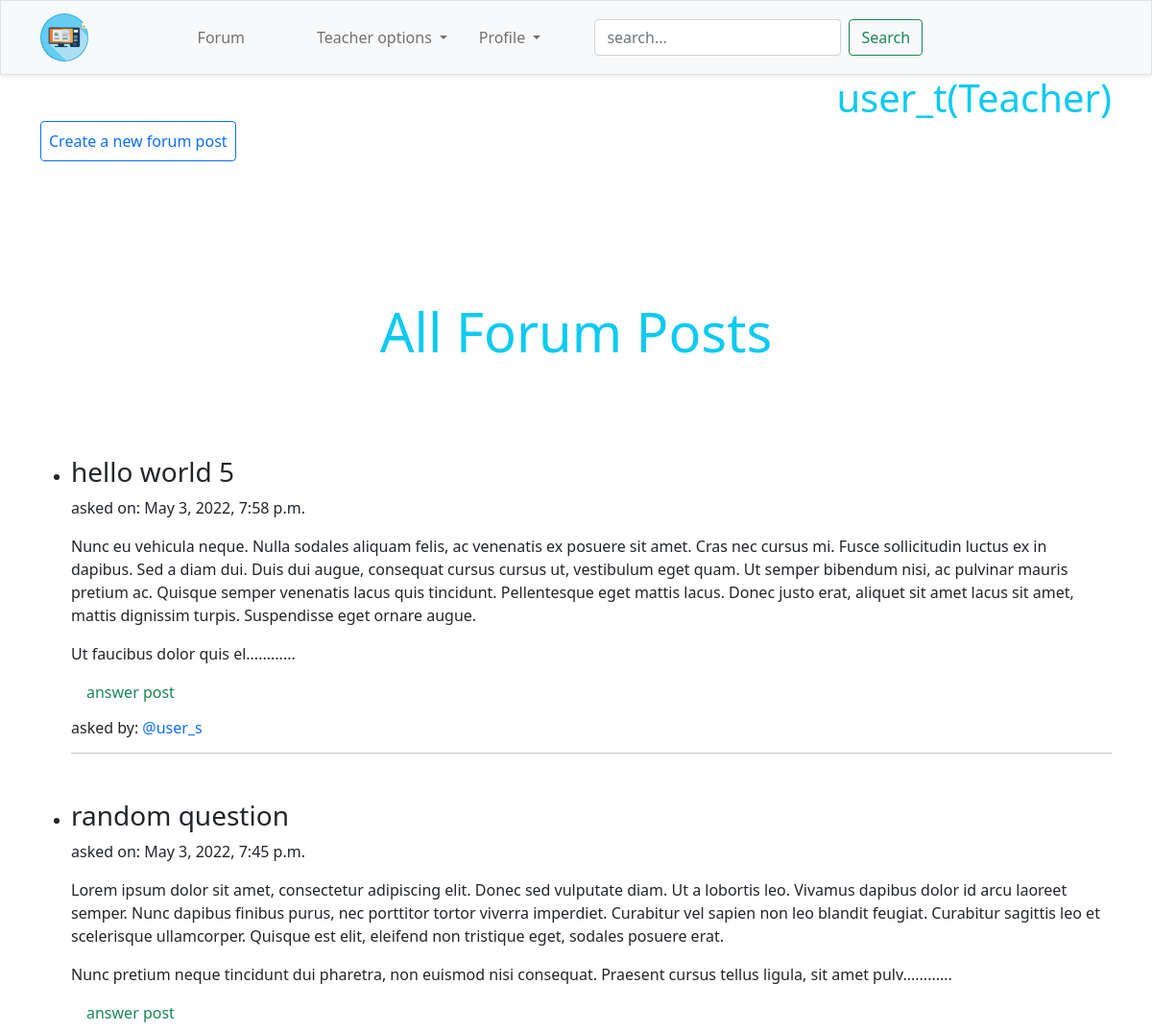
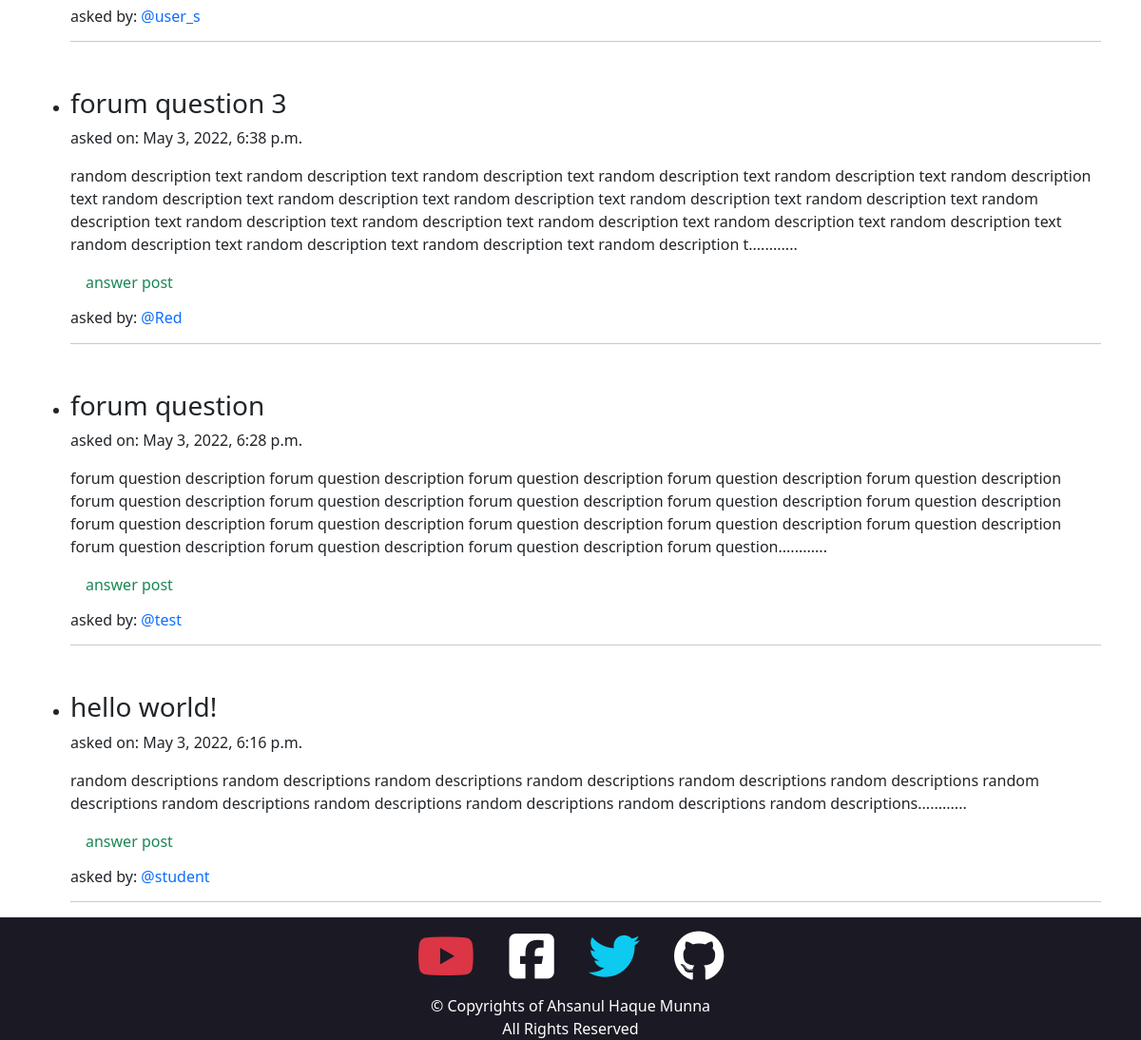
/forum/ (signed in), run on the app's committed database (2 pictures, top to bottom).
### app_account/models.py (models this page shows)
class AccountProfile(models.Model):
    account = models.OneToOneField(User, on_delete=models.CASCADE, related_name="account_profile")
    acc_types = [
        ('Student', 'Student'),
        ('Teacher', 'Teacher'),
    ]
    account_type = models.CharField(max_length=64, choices=acc_types, default='Student')
    acc_name = models.CharField(max_length=264, blank=True)
    date_of_birth = models.DateField(blank=True, null=True)

### app_content/models.py (models this page shows, shortened)
class ForumPost(models.Model):
    author = models.ForeignKey(User, on_delete=models.CASCADE, related_name="forumPostAuthor")
    post_question = models.CharField(max_length=512)
    post_desc = models.TextField(blank=True)
    post_image = models.ImageField(blank=True)
    post_date = models.DateTimeField(auto_now_add=True)
    post_update_date = models.DateTimeField(auto_now=True)
    class Meta:
        ordering = ('-post_date',)

### app_content/views.py (the view)
# urls.py: path('forum/', views.forumView, name="forum"),
@login_required
def forumView(request):
    forum_posts = ForumPost.objects.all()
    dict = {
        "title": "Forum Home",
        'forum_posts': forum_posts,
    }
    return render(request, "app_content/forum_home.html", context=dict)

### app_content/templatetags/myFilters.py (called while the page is built)
def range_filter_400(value):
    return value[0:500] + "............"

### templates/app_content/forum_home.html (shortened to what this page needs)
{% extends 'base.html' %}
{% load crispy_forms_tags %}
{% load myFilters %}
{% block body_block %}
<a href="#"
    class="text-center mb-5 d-felx float-end text-decoration-none text-info display-6">{{user.username}}({{user.account_profile.account_type}})</a>
    <a href="{% url 'app_content:forumPost' %}" class="my-5 p-2 display-6 btn btn-outline-primary">Create a new forum post</a>
<h1 class='text-center display-4 text-info py-5 my-5'>All Forum Posts</h1>
<ul>
    {% for post in forum_posts %}
    <li>
        <h3 class="mt-5">{{ post.post_question }}</h3>
        asked on: {{ post.post_date }}
        <div class="mt-3">
            {% if post.post_desc %}
            {{ post.post_desc|range_filter_400|linebreaks }}<a
                class="text-decoration-none btn-outline-success py-2 px-3 rounded-pill" href="{% url 'app_content:post' pk=post.pk %}">answer post</a>
            {% endif %}
            <h6 class="my-3">asked by: <a class="text-decoration-none" href="#">@{{ post.author }}</a></h6>
        </div>
        <hr>
    </li>
    {% endfor %}
</ul>
{% endblock body_block %}

### static/cssFiles/myStyle.css (style rules this page uses)
h1 { color: red; }
body { background-image: url("https://img.freepik.com/free-vector/white-elegant-texture-background-style_23-2148432200.jpg?w=2000"); background-size: cover; }
p { word-wrap: break-word; }

### data on the page
ForumPost: post_question "hello world 5", post_date "May 3, 2022, 7:58 p.m.", post_desc|range_filter_400 "Nunc eu vehicula neque. Nulla sodales aliquam felis, ac venenatis ex posuere sit amet. Cras nec cursus mi. Fusce sollicitudin luctus ex in dapibus. Sed a diam dui. Duis dui augue, consequat cursus cursus ut, vestibulum eget quam. Ut semper bibendum nisi, ac pulvinar mauris pretium ac. Quisque semper venenatis lacus quis tincidunt. Pellentesque eget mattis lacus. Donec justo erat, aliquet sit amet lacus sit amet, mattis dignissim turpis. Suspendisse eget ornare augue. Ut faucibus dolor quis el............", author "user_s"
ForumPost: post_question "random question", post_date "May 3, 2022, 7:45 p.m.", post_desc|range_filter_400 "Lorem ipsum dolor sit amet, consectetur adipiscing elit. Donec sed vulputate diam. Ut a lobortis leo. Vivamus dapibus dolor id arcu laoreet semper. Nunc dapibus finibus purus, nec porttitor tortor viverra imperdiet. Curabitur vel sapien non leo blandit feugiat. Curabitur sagittis leo et scelerisque ullamcorper. Quisque est elit, eleifend non tristique eget, sodales posuere erat. Nunc pretium neque tincidunt dui pharetra, non euismod nisi consequat. Praesent cursus tellus ligula, sit amet pulv............", author "user_s"
ForumPost: post_question "forum question 3", post_date "May 3, 2022, 6:38 p.m.", post_desc|range_filter_400 "random description text random description text random description text random description text random description text random description text random description text random description text random description text random description text random description text random description text random description text random description text random description text random description text random description text random description text random description text random description text random description t............", author "Red"
ForumPost: post_question "forum question", post_date "May 3, 2022, 6:28 p.m.", post_desc|range_filter_400 "forum question description forum question description forum question description forum question description forum question description forum question description forum question description forum question description forum question description forum question description forum question description forum question description forum question description forum question description forum question description forum question description forum question description forum question description forum question............", author "test"
ForumPost: post_question "hello world!", post_date "May 3, 2022, 6:16 p.m.", post_desc|range_filter_400 "random descriptions random descriptions random descriptions random descriptions random descriptions random descriptions random descriptions random descriptions random descriptions random descriptions random descriptions random descriptions............", author "student"

### other printed values
{{ user.username }} "user_t"
{{ user.account_profile.account_type }} "Teacher"
